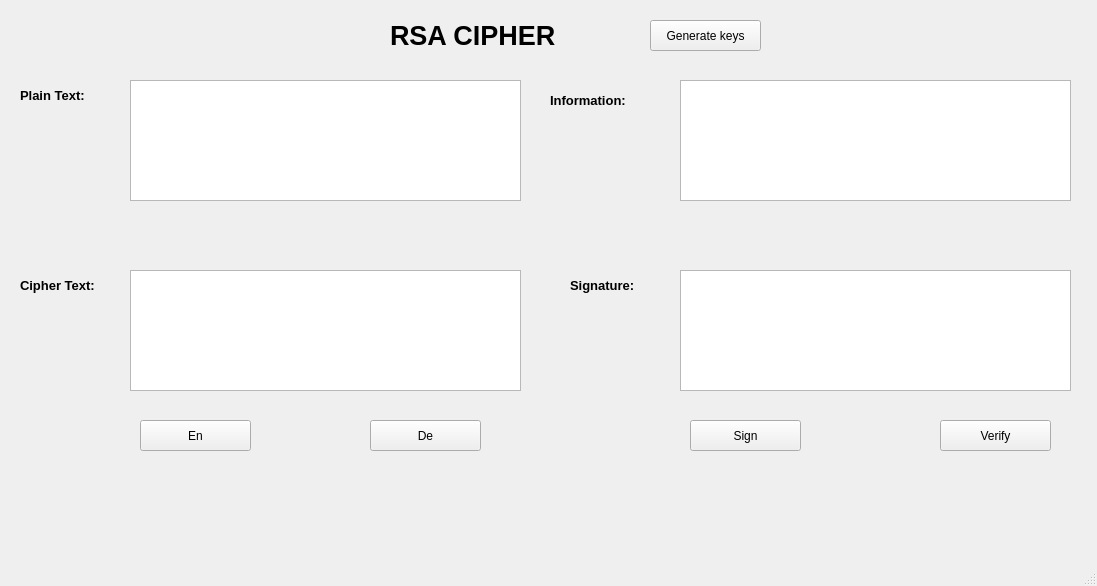
<?xml version="1.0" encoding="UTF-8"?>
<ui version="4.0">
 <class>MainWindow</class>
 <widget class="QMainWindow" name="MainWindow">
  <property name="geometry">
   <rect>
    <x>0</x>
    <y>0</y>
    <width>1097</width>
    <height>586</height>
   </rect>
  </property>
  <property name="windowTitle">
   <string>MainWindow</string>
  </property>
  <widget class="QWidget" name="centralwidget">
   <widget class="QLabel" name="label">
    <property name="geometry">
     <rect>
      <x>390</x>
      <y>10</y>
      <width>251</width>
      <height>51</height>
     </rect>
    </property>
    <property name="font">
     <font>
      <pointsize>20</pointsize>
      <weight>75</weight>
      <bold>true</bold>
     </font>
    </property>
    <property name="text">
     <string>RSA CIPHER</string>
    </property>
   </widget>
   <widget class="QLabel" name="label_2">
    <property name="geometry">
     <rect>
      <x>20</x>
      <y>80</y>
      <width>91</width>
      <height>31</height>
     </rect>
    </property>
    <property name="font">
     <font>
      <pointsize>10</pointsize>
      <weight>75</weight>
      <bold>true</bold>
     </font>
    </property>
    <property name="text">
     <string>Plain Text:</string>
    </property>
   </widget>
   <widget class="QPlainTextEdit" name="txtPlainText">
    <property name="geometry">
     <rect>
      <x>130</x>
      <y>80</y>
      <width>391</width>
      <height>121</height>
     </rect>
    </property>
   </widget>
   <widget class="QLabel" name="label_3">
    <property name="geometry">
     <rect>
      <x>20</x>
      <y>270</y>
      <width>101</width>
      <height>31</height>
     </rect>
    </property>
    <property name="font">
     <font>
      <pointsize>10</pointsize>
      <weight>75</weight>
      <bold>true</bold>
     </font>
    </property>
    <property name="text">
     <string>Cipher Text:</string>
    </property>
   </widget>
   <widget class="QPlainTextEdit" name="txtCPText">
    <property name="geometry">
     <rect>
      <x>130</x>
      <y>270</y>
      <width>391</width>
      <height>121</height>
     </rect>
    </property>
   </widget>
   <widget class="QLabel" name="label_4">
    <property name="geometry">
     <rect>
      <x>550</x>
      <y>80</y>
      <width>111</width>
      <height>41</height>
     </rect>
    </property>
    <property name="font">
     <font>
      <pointsize>10</pointsize>
      <weight>75</weight>
      <bold>true</bold>
     </font>
    </property>
    <property name="text">
     <string>Information:</string>
    </property>
   </widget>
   <widget class="QPlainTextEdit" name="txtInfo">
    <property name="geometry">
     <rect>
      <x>680</x>
      <y>80</y>
      <width>391</width>
      <height>121</height>
     </rect>
    </property>
   </widget>
   <widget class="QLabel" name="label_5">
    <property name="geometry">
     <rect>
      <x>570</x>
      <y>270</y>
      <width>91</width>
      <height>31</height>
     </rect>
    </property>
    <property name="font">
     <font>
      <pointsize>10</pointsize>
      <weight>75</weight>
      <bold>true</bold>
     </font>
    </property>
    <property name="text">
     <string>Signature:</string>
    </property>
   </widget>
   <widget class="QPlainTextEdit" name="txtSign">
    <property name="geometry">
     <rect>
      <x>680</x>
      <y>270</y>
      <width>391</width>
      <height>121</height>
     </rect>
    </property>
   </widget>
   <widget class="QPushButton" name="btnEn">
    <property name="geometry">
     <rect>
      <x>140</x>
      <y>420</y>
      <width>111</width>
      <height>31</height>
     </rect>
    </property>
    <property name="text">
     <string>En</string>
    </property>
   </widget>
   <widget class="QPushButton" name="btnDe">
    <property name="geometry">
     <rect>
      <x>370</x>
      <y>420</y>
      <width>111</width>
      <height>31</height>
     </rect>
    </property>
    <property name="text">
     <string>De</string>
    </property>
   </widget>
   <widget class="QPushButton" name="btnSign">
    <property name="geometry">
     <rect>
      <x>690</x>
      <y>420</y>
      <width>111</width>
      <height>31</height>
     </rect>
    </property>
    <property name="text">
     <string>Sign</string>
    </property>
   </widget>
   <widget class="QPushButton" name="btnVeri">
    <property name="geometry">
     <rect>
      <x>940</x>
      <y>420</y>
      <width>111</width>
      <height>31</height>
     </rect>
    </property>
    <property name="text">
     <string>Verify</string>
    </property>
   </widget>
   <widget class="QPushButton" name="btnGenerate">
    <property name="geometry">
     <rect>
      <x>650</x>
      <y>20</y>
      <width>111</width>
      <height>31</height>
     </rect>
    </property>
    <property name="text">
     <string>Generate keys</string>
    </property>
   </widget>
  </widget>
  <widget class="QMenuBar" name="menubar">
   <property name="geometry">
    <rect>
     <x>0</x>
     <y>0</y>
     <width>1097</width>
     <height>26</height>
    </rect>
   </property>
  </widget>
  <widget class="QStatusBar" name="statusbar"/>
 </widget>
 <resources/>
 <connections/>
</ui>
